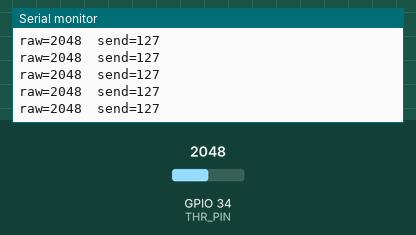
Recording of a sketch running on a simulated ESP32. Shown: the last lines printed to the serial monitor. The inputs (shaded band) are chosen by the test bench; at power-on: GPIO 34 (THR_PIN) = 2048 (analog values on the 0–4095 scale).

Above: at 1.2 s.
1.3 s: GPIO 34 (THR_PIN) set to 2866
At 2.0 s:
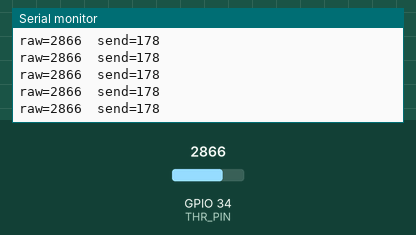
2.8 s: GPIO 34 (THR_PIN) set to 3603
At 3.8 s:
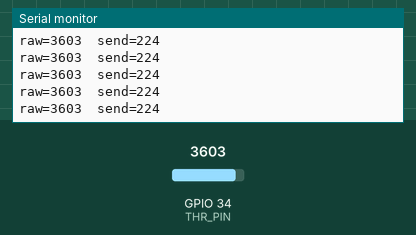
Timing chart, 0 to 5.8 s (numbered marks = the images above; inputs shaded):
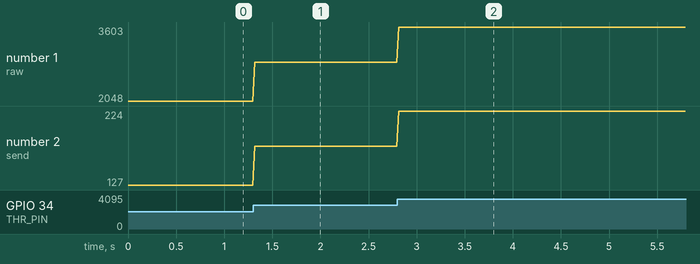

Measured:
- after the input at 1.3 s, the serial monitor: prints a new line at once (image 1)
- after the input at 2.8 s, the serial monitor: prints a new line at once (image 2)
- plotted number 1: 2048 → 2866 after the input at 1.3 s, 2866 → 3603 after the input at 2.8 s
- plotted number 2: 127 → 178 after the input at 1.3 s, 178 → 224 after the input at 2.8 s

The sketch:

vysilac.ino
```cpp
// TX
#define THR_PIN 34

HardwareSerial HC12(2);

void setup() {
  Serial.begin(115200);

  analogReadResolution(12);
  analogSetPinAttenuation(THR_PIN, ADC_11db);

  HC12.begin(9600, SERIAL_8N1, 16, 17);
}

void loop() {

  int raw = analogRead(THR_PIN);
  if(raw < 150){raw = 0;}
  if(raw > 4000){raw = 4095;}
  uint8_t val = map(raw, 0, 4095, 0, 255);


  HC12.write(val);

  Serial.print("raw="); Serial.print(raw);
  Serial.print("  send="); Serial.println(val);

  delay(20);
}
// funguje to (viz foto)
```
